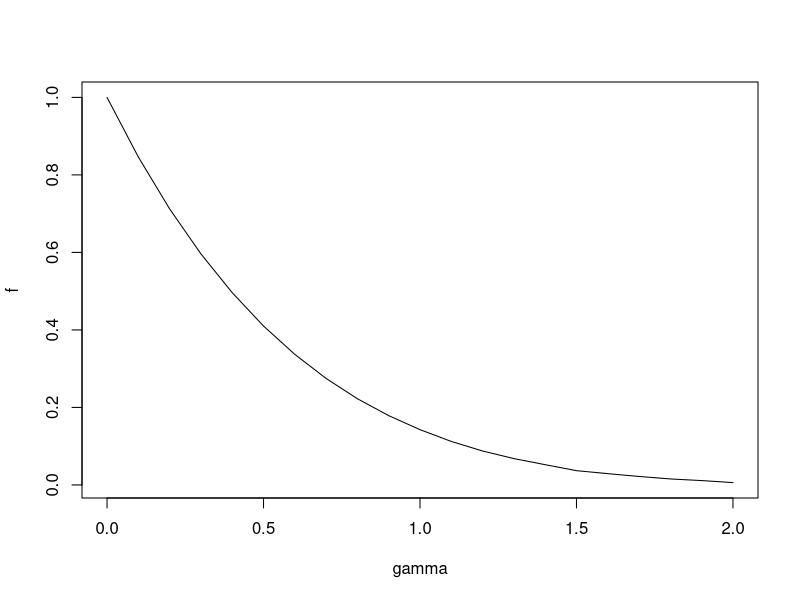

This chart was generated by the following R code:
rescale_sd <- function(p, gamma, beta, iterations) {
  X <- cbind(1, matrix(exp(rnorm(iterations * p)), iterations, p))
  sigma_sq_unscaled <- (X %*% beta)^(2 * gamma)
  1 / sqrt(mean(sigma_sq_unscaled))
}


gamma <- seq(0,2,0.1)
f <- sapply(gamma, rescale_sd, p = 4, beta = c(1,1,1,1,0), iterations = 10^6)
cbind(gamma, f)
plot(f ~ gamma, type = "l")

sim_MacKinnon <- function(n, p, beta, gamma, f) {
  X <- cbind(1, matrix(exp(rnorm(n * p)), n, p))
  sigma <- f * (X %*% beta)^gamma
  y <- X %*% beta + rnorm(n, sd = sigma)
  
  lm_fit <- lm.fit(X, y)
  beta_hat <- lm_fit$coefficients
  res <- lm_fit$residuals
  M <- chol2inv(chol(crossprod(X)))
  sd_hom <- sqrt(diag(M) * sum(res^2) / (n - p - 1))
  sd_het <- sqrt(diag(crossprod(res * X %*% M)) * n / (n - p - 1))
  cbind(hom = sd_hom, het = sd_het)
}

n <- 40
p <- 4
beta <- c(1,1,1,1,0)
gamma <- 1
f <- rescale_sd(p, gamma, beta, iterations = 10^7)
SD_replicates <- replicate(10000, sim_MacKinnon(n, p, beta, gamma, f))
SD_comparison <- apply(SD_replicates, c(1,2), mean)
SD_comparison[,"het"] / SD_comparison[,"hom"]

############
#delete


rm(list = ls())

X <- cbind(1, matrix(exp(rnorm(40 * 4)), 40, 4))
beta <- c(1,1,1,1,0)
gamma <- 1